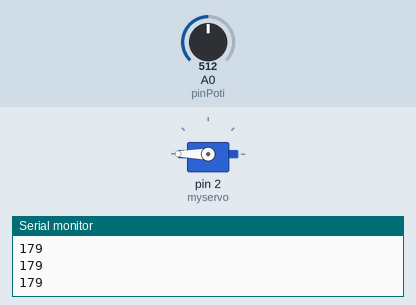
This sketch was run on a simulated Arduino Uno, built with avr-gcc and run on an emulated ATmega328P. Shown: servo, the last lines printed to the serial monitor. The inputs (shaded band) are chosen by the test bench; at power-on: A0 (pinPoti) = 512.

Above: at 1.2 s.
1.3 s: A0 (pinPoti) set to 716
At 1.9 s:
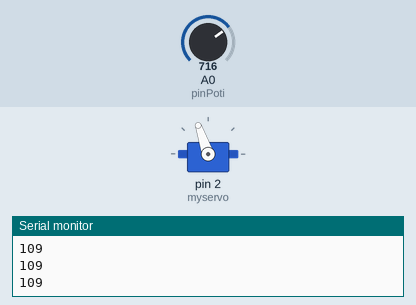
2.8 s: A0 (pinPoti) set to 900
At 3.6 s:
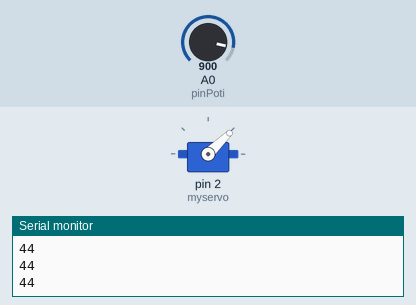
4.3 s: A0 (pinPoti) set to 1023
At 5.2 s:
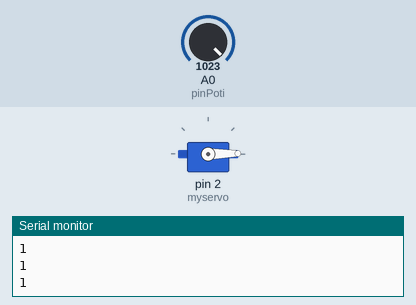
5.8 s: A0 (pinPoti) set to 122
At 6.1 s:
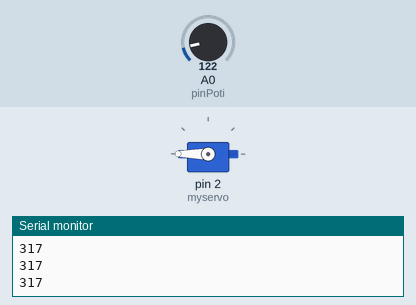
Timing chart, 0 to 8.3 s (numbered marks = the images above; inputs shaded):
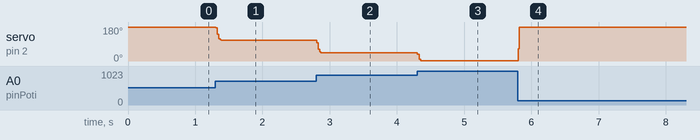

Measured:
- after the input at 1.3 s, servo on pin 2 (myservo): 180° → 109° at once
- after the input at 2.8 s, servo on pin 2 (myservo): 109° → 44° at once
- after the input at 4.3 s, servo on pin 2 (myservo): 44° → 1° at once
- after the input at 5.8 s, servo on pin 2 (myservo): 1° → 180° at once

The sketch:

servoPoti.ino
```cpp
#include <Servo.h>
// https://www.norwegiancreations.com/2015/10/tutorial-potentiometers-with-arduino-and-filtering/
Servo myservo;
const int pinPoti = A0;
float value = 0;          //initialization of sensor variable, equivalent to EMA Y
float EMA_a = 0.2;      //initialization of EMA alpha 0.6
int EMA_S = 0;          //initialization of EMA S
int filteredValue;

float floatMap(float x, float in_min, float in_max, float out_min, float out_max) {
  return (x - in_min) * (out_max - out_min) / (in_max - in_min) + out_min;
}

void setup() {
  myservo.attach(2); // motor
  Serial.begin(9600);
  EMA_S = analogRead(pinPoti);  //set EMA S for t=1
}

void loop() {
  value = analogRead(pinPoti);

  EMA_S = (EMA_a*value) + ((1-EMA_a)*EMA_S);    //run the EMA
  filteredValue = (1023 - EMA_S);            //invert
  filteredValue = floatMap(filteredValue, 0, 1023, 0, 360);     // map to degrees

  Serial.println(filteredValue);

  if (filteredValue >= 130) {
    myservo.write(filteredValue + 10);
  }
  else {
    myservo.write(filteredValue);
  }

  delay(1);
}
```
